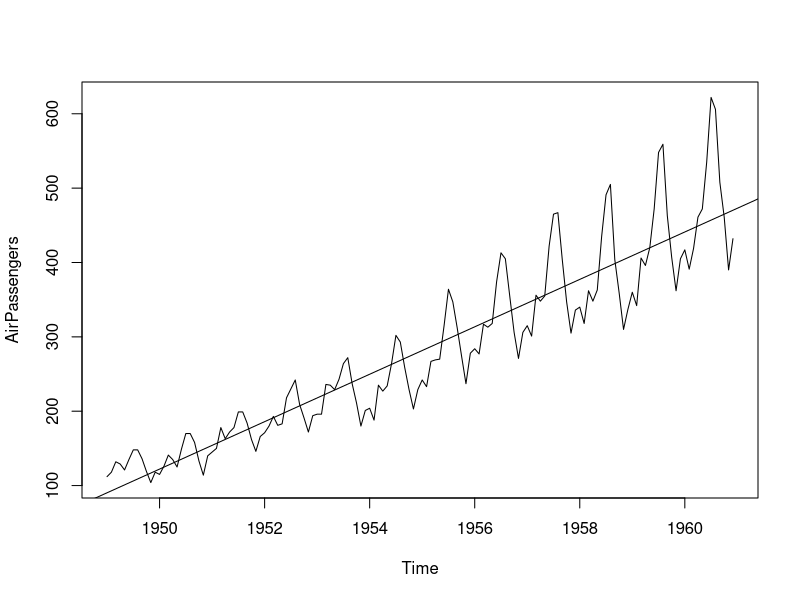
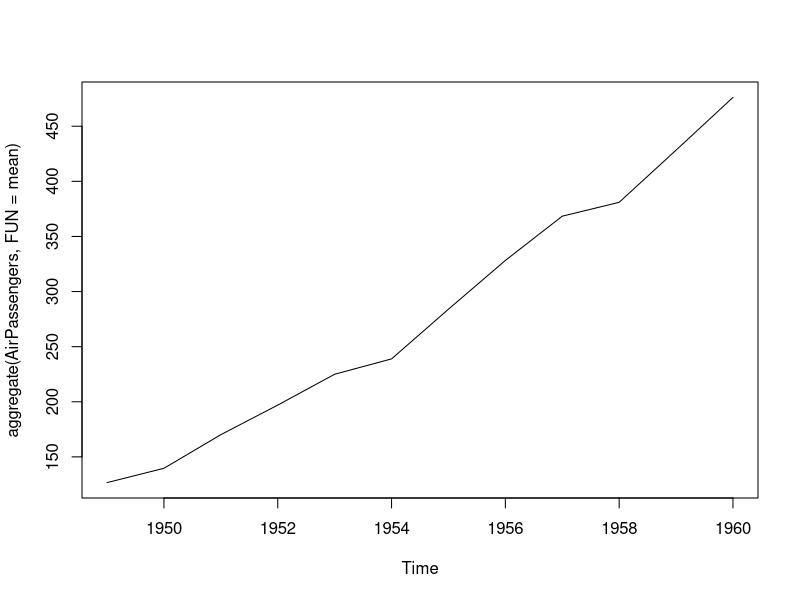
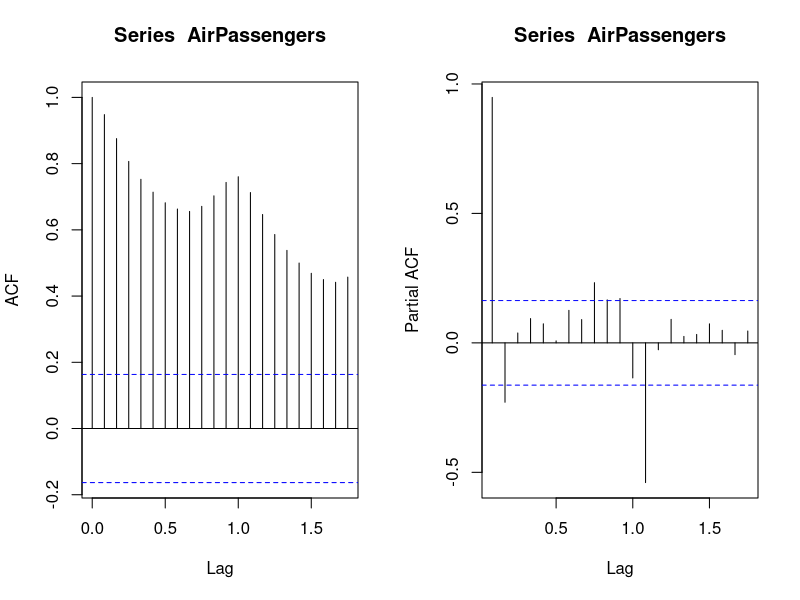
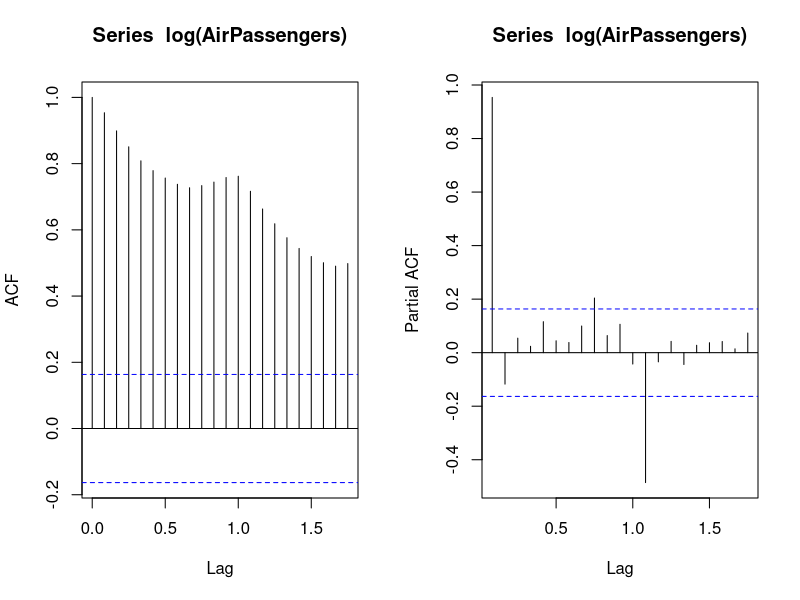
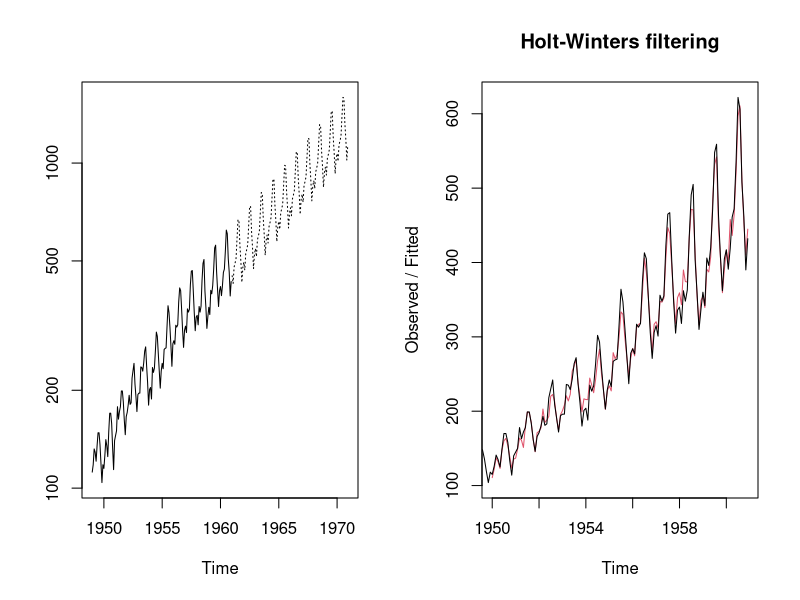
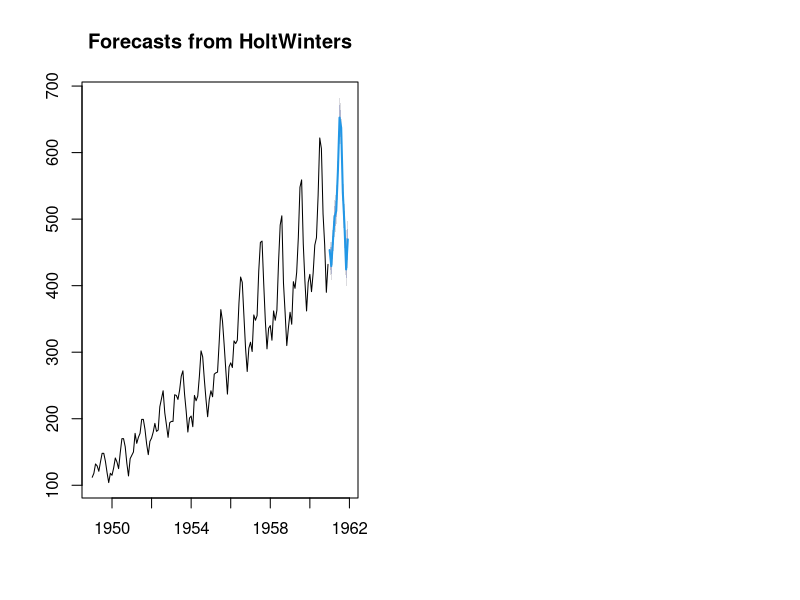

Reproduce these figures in R, in order.
data(AirPassengers)
class(AirPassengers)
summary(AirPassengers)

plot(AirPassengers)
abline(reg=lm(AirPassengers~time(AirPassengers)))
#This will plot the time series along with fitted line

cycle(AirPassengers)
#This will print the cycle across years.

plot(aggregate(AirPassengers,FUN=mean))
#This will aggregate the cycles and display a year on year trend

#There is seasonal growth in passenger

par(mfrow =c(1,2))
acf(AirPassengers)
pacf(AirPassengers)

acf(log(AirPassengers))
pacf(log(AirPassengers))
#p=0 #d=1

fit <- arima(log(AirPassengers), c(0, 1, 1),seasonal = list(order = c(0, 1, 1), period = 12))

pred <- predict(fit, n.ahead = 10*12)


ts.plot(AirPassengers,2.718^pred$pred, log = "y", lty = c(1,3))



#Forcasting with Holt Winter Method
hw <- HoltWinters(AirPassengers)
plot(hw)
#Holt Method has fitted signicantly well on the actual data
hw_ft<-forecast:::forecast.HoltWinters(hw, h=12)
forecast:::plot.forecast(hw_ft,)

hw_ft

cat('Forecasted:',round(as.vector(hw_ft$mean),2))

